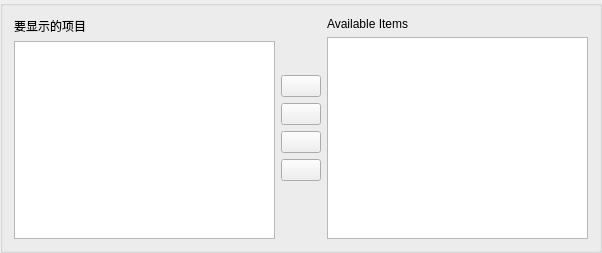
<?xml version="1.0" encoding="UTF-8"?>
<ui version="4.0">
 <class>ListSelectionWidget</class>
 <widget class="QGroupBox" name="ListSelectionWidget">
  <property name="geometry">
   <rect>
    <x>0</x>
    <y>0</y>
    <width>602</width>
    <height>253</height>
   </rect>
  </property>
  <layout class="QVBoxLayout" name="verticalLayout_5">
   <item>
    <layout class="QHBoxLayout" name="horizontalLayout">
     <item>
      <layout class="QVBoxLayout" name="verticalLayout_2">
       <item>
        <widget class="QLabel" name="label">
         <property name="text">
          <string>要显示的项目</string>
         </property>
        </widget>
       </item>
       <item>
        <widget class="QListWidget" name="selectedListWidget"/>
       </item>
      </layout>
     </item>
     <item>
      <layout class="QVBoxLayout" name="verticalLayout">
       <item>
        <spacer name="verticalSpacer">
         <property name="orientation">
          <enum>Qt::Vertical</enum>
         </property>
         <property name="sizeHint" stdset="0">
          <size>
           <width>20</width>
           <height>40</height>
          </size>
         </property>
        </spacer>
       </item>
       <item>
        <widget class="QPushButton" name="addButton">
         <property name="toolTip">
          <string>&lt;html&gt;&lt;head/&gt;&lt;body&gt;&lt;p&gt;Move the selected Available Item to the list of Items to be Displayed&lt;/p&gt;&lt;/body&gt;&lt;/html&gt;</string>
         </property>
         <property name="text">
          <string/>
         </property>
        </widget>
       </item>
       <item>
        <widget class="QPushButton" name="removeButton">
         <property name="toolTip">
          <string>&lt;html&gt;&lt;head/&gt;&lt;body&gt;&lt;p&gt;Remove the selected Item from the list of Items to be Displayed&lt;/p&gt;&lt;/body&gt;&lt;/html&gt;</string>
         </property>
         <property name="text">
          <string/>
         </property>
        </widget>
       </item>
       <item>
        <widget class="QPushButton" name="upButton">
         <property name="toolTip">
          <string>&lt;html&gt;&lt;head/&gt;&lt;body&gt;&lt;p&gt;Move the selected Item up in the list of Items to be Displayed&lt;/p&gt;&lt;/body&gt;&lt;/html&gt;</string>
         </property>
         <property name="text">
          <string/>
         </property>
        </widget>
       </item>
       <item>
        <widget class="QPushButton" name="downButton">
         <property name="toolTip">
          <string>&lt;html&gt;&lt;head/&gt;&lt;body&gt;&lt;p&gt;Move the select Item down in the list of Items to be Displayed&lt;/p&gt;&lt;/body&gt;&lt;/html&gt;</string>
         </property>
         <property name="text">
          <string/>
         </property>
        </widget>
       </item>
       <item>
        <spacer name="verticalSpacer_2">
         <property name="orientation">
          <enum>Qt::Vertical</enum>
         </property>
         <property name="sizeHint" stdset="0">
          <size>
           <width>20</width>
           <height>40</height>
          </size>
         </property>
        </spacer>
       </item>
      </layout>
     </item>
     <item>
      <layout class="QVBoxLayout" name="verticalLayout_3">
       <item>
        <widget class="QLabel" name="label_2">
         <property name="text">
          <string>Available Items</string>
         </property>
        </widget>
       </item>
       <item>
        <widget class="QListWidget" name="availableListWidget"/>
       </item>
      </layout>
     </item>
    </layout>
   </item>
  </layout>
 </widget>
 <resources/>
 <connections/>
</ui>
